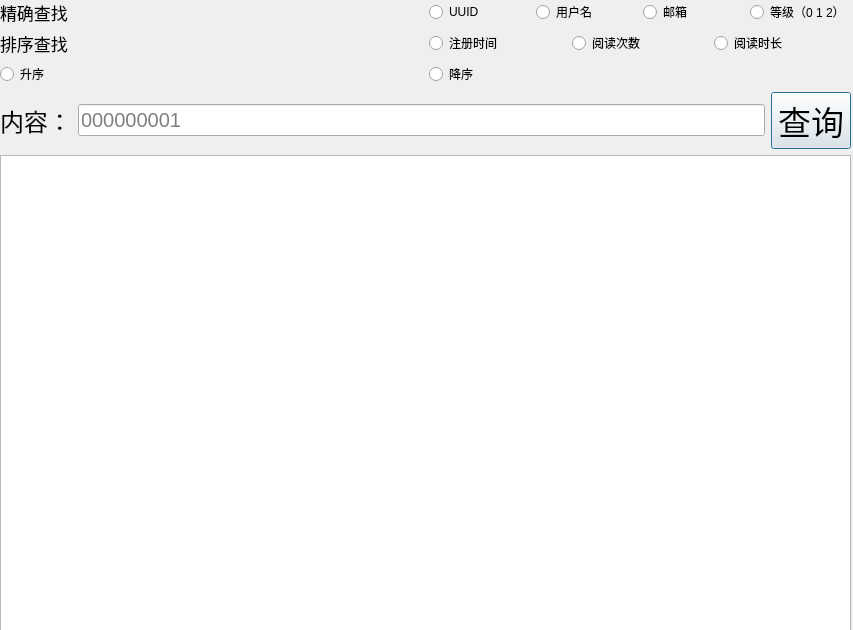
<?xml version="1.0" encoding="UTF-8"?>
<ui version="4.0">
 <class>Dialog</class>
 <widget class="QDialog" name="Dialog">
  <property name="geometry">
   <rect>
    <x>0</x>
    <y>0</y>
    <width>853</width>
    <height>630</height>
   </rect>
  </property>
  <property name="windowTitle">
   <string>Dialog</string>
  </property>
  <widget class="QWidget" name="layoutWidget">
   <property name="geometry">
    <rect>
     <x>0</x>
     <y>0</y>
     <width>851</width>
     <height>631</height>
    </rect>
   </property>
   <layout class="QVBoxLayout" name="verticalLayout_3">
    <item>
     <layout class="QVBoxLayout" name="verticalLayout_2">
      <item>
       <layout class="QHBoxLayout" name="horizontalLayout_4">
        <item>
         <widget class="QLabel" name="label_2">
          <property name="font">
           <font>
            <pointsize>13</pointsize>
           </font>
          </property>
          <property name="text">
           <string>精确查找</string>
          </property>
         </widget>
        </item>
        <item>
         <layout class="QHBoxLayout" name="horizontalLayout_3">
          <item>
           <widget class="QRadioButton" name="uuid_radioButton">
            <property name="text">
             <string>UUID</string>
            </property>
           </widget>
          </item>
          <item>
           <widget class="QRadioButton" name="name_radioButton">
            <property name="text">
             <string>用户名</string>
            </property>
           </widget>
          </item>
          <item>
           <widget class="QRadioButton" name="email_radioButton">
            <property name="text">
             <string>邮箱</string>
            </property>
           </widget>
          </item>
          <item>
           <widget class="QRadioButton" name="level_radioButton">
            <property name="text">
             <string>等级（0 1 2）</string>
            </property>
           </widget>
          </item>
         </layout>
        </item>
       </layout>
      </item>
      <item>
       <layout class="QVBoxLayout" name="verticalLayout">
        <item>
         <layout class="QHBoxLayout" name="horizontalLayout_5">
          <item>
           <widget class="QLabel" name="label_3">
            <property name="font">
             <font>
              <pointsize>13</pointsize>
             </font>
            </property>
            <property name="text">
             <string>排序查找</string>
            </property>
           </widget>
          </item>
          <item>
           <layout class="QHBoxLayout" name="horizontalLayout_2">
            <item>
             <widget class="QRadioButton" name="reg_time_radioButton">
              <property name="text">
               <string>注册时间</string>
              </property>
             </widget>
            </item>
            <item>
             <widget class="QRadioButton" name="read_count_radioButton">
              <property name="text">
               <string>阅读次数</string>
              </property>
             </widget>
            </item>
            <item>
             <widget class="QRadioButton" name="read_time_radioButton">
              <property name="text">
               <string>阅读时长</string>
              </property>
             </widget>
            </item>
           </layout>
          </item>
         </layout>
        </item>
        <item>
         <layout class="QHBoxLayout" name="horizontalLayout">
          <item>
           <widget class="QRadioButton" name="upSORT_radioButton">
            <property name="text">
             <string>升序</string>
            </property>
           </widget>
          </item>
          <item>
           <widget class="QRadioButton" name="downSORT_radioButton">
            <property name="text">
             <string>降序</string>
            </property>
           </widget>
          </item>
         </layout>
        </item>
       </layout>
      </item>
     </layout>
    </item>
    <item>
     <layout class="QHBoxLayout" name="horizontalLayout_6">
      <item>
       <widget class="QLabel" name="label">
        <property name="font">
         <font>
          <family>汉仪文黑-85W</family>
          <pointsize>18</pointsize>
         </font>
        </property>
        <property name="text">
         <string>内容：</string>
        </property>
       </widget>
      </item>
      <item>
       <widget class="QLineEdit" name="find_input">
        <property name="font">
         <font>
          <pointsize>15</pointsize>
         </font>
        </property>
        <property name="text">
         <string/>
        </property>
        <property name="placeholderText">
         <string>000000001</string>
        </property>
       </widget>
      </item>
      <item>
       <widget class="QPushButton" name="find_button">
        <property name="font">
         <font>
          <pointsize>25</pointsize>
         </font>
        </property>
        <property name="text">
         <string>查询</string>
        </property>
       </widget>
      </item>
     </layout>
    </item>
    <item>
     <widget class="QTableWidget" name="tableWidget"/>
    </item>
   </layout>
  </widget>
 </widget>
 <resources/>
 <connections/>
</ui>
